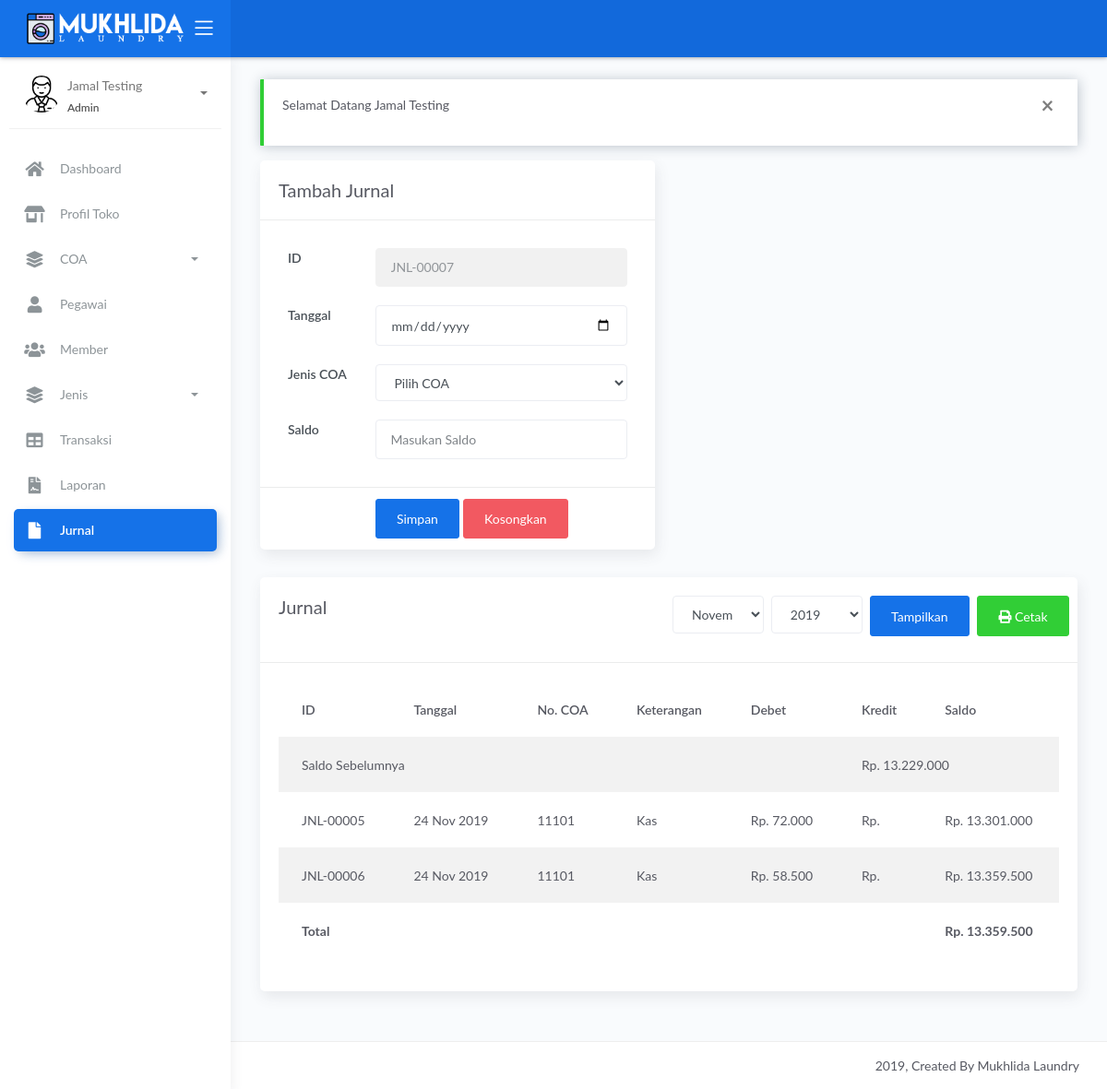
The page /operator/index.php?page=jurnal (signed in) on the database its author committed.
### tables this page shows
CREATE TABLE `jurnal` (
  `kode_jurnal` varchar(10) NOT NULL,
  `tanggal` date NOT NULL,
  `saldo_jurnal` float NOT NULL,
  `coa_id` int(11) NOT NULL
);

CREATE TABLE `coa` (
  `no_coa` int(11) NOT NULL,
  `nama_coa` varchar(50) NOT NULL,
  `gol` char(1) NOT NULL,
  `klasifikasi` int(1) NOT NULL,
  `saldo` int(10) NOT NULL
);

CREATE TABLE `info_toko` (
  `nama_toko` varchar(50) NOT NULL,
  `tentang` text NOT NULL,
  `alamat` varchar(255) NOT NULL,
  `email` varchar(50) NOT NULL,
  `telp` varchar(20) NOT NULL,
  `fax` varchar(20) NOT NULL,
  `rek` varchar(20) NOT NULL,
  `facebook` varchar(100) NOT NULL,
  `twitter` varchar(100) NOT NULL,
  `instagram` varchar(100) NOT NULL
);

### operator/sistem/content.php (called while the page is built, shortened)
<?php
include_once '../sistem/koneksi.php';
$get_page = $_GET['page'];
switch ($get_page) {
    case 'jurnal':
        $title = 'Jurnal';
        $j_active = 'active';
        break;
}
$info_toko = mysqli_fetch_assoc(mysqli_query($koneksi, "SELECT * FROM info_toko"));

### operator/views/jurnal.php (the view, shortened to what this page needs)
<?php
$b = @$_GET['bulan'] ? $_GET['bulan'] : date('m');
$t = @$_GET['tahun'] ? $_GET['tahun'] : date('Y');
$query = mysqli_query($koneksi, "SELECT * FROM jurnal JOIN coa ON jurnal.coa_id = coa.no_coa WHERE DATE_FORMAT(tanggal, '%Y-%m-%d') BETWEEN '$t-$b-01' AND '$t-$b-32'  ORDER BY tanggal ASC");
$bulan = ['Januari', 'Februari', 'Maret', 'April', 'Mei', 'Juni', 'Juli', 'Agustus', 'September', 'Oktober', 'November', 'Desember'];
$last_jurnal_kode = mysqli_fetch_assoc(mysqli_query($koneksi, "SELECT SUBSTR(kode_jurnal, 5, 5) AS id FROM jurnal ORDER BY kode_jurnal DESC"));
$prefix_code = 'JNL-';
$new_kode = sprintf('%05d', $last_jurnal_kode['id'] + 1);
$kode_jurnal = $prefix_code . $new_kode;
$saldo_debet = mysqli_fetch_assoc(mysqli_query($koneksi, "SELECT SUM(jurnal.saldo_jurnal) AS debet FROM jurnal JOIN coa ON jurnal.coa_id = coa.no_coa WHERE DATE_FORMAT(tanggal, '%Y-%m-%d') < '$t-$b-01' AND coa.gol = 'D'"));
$saldo_kredit = mysqli_fetch_assoc(mysqli_query($koneksi, "SELECT SUM(jurnal.saldo_jurnal) AS kredit FROM jurnal JOIN coa ON jurnal.coa_id = coa.no_coa WHERE DATE_FORMAT(tanggal, '%Y-%m-%d') < '$t-$b-01' AND coa.gol = 'C'"));
$saldo = $saldo_debet['debet'] - $saldo_kredit['kredit'];
?>
<div class="page-inner">
    <?php if (@$_SESSION['pesan']): ?>
        <div class="alert alert-<?= $_SESSION['pesan']['status'] == 'error' ? 'danger' : $_SESSION['pesan']['status'] ?> alert-dismisable fade show" role="alert">
            <button class="close" data-dismiss="alert" aria-label="Close">
                <span aria-hidden="true">&times;</span>
            </button>
            <p><?= $_SESSION['pesan']['msg'] ?></p>
        </div>
    <?php endif; ?>
    <div class="main-content">
        <div class="row">
            <div class="col-lg-6 col-md-12">
                <div class="card">
                    <form id="form-jurnal" action="sistem/add_jurnal.php" method="post">
                        <div class="card-header">
                            <h4 class="card-title">Tambah Jurnal</h4>
                        </div>
                        <div class="card-body">
                            <div class="form-row form-group">
                                <label for="kode_jurnal" class="col-3">ID</label>
                                <div class="col-9">
                                    <input type="text" name="kode_jurnal" value="<?= $kode_jurnal ?>" id="kode_jurnal" readonly class="form-control">
                                </div>
                            </div>
                            <div class="form-row form-group">
                                <label for="tanggal" class="col-3">Tanggal</label>
                                <div class="col-9">
                                    <input type="date" name="tanggal" id="tanggal" class="form-control" required>
                                </div>
                            </div>
                            <div class="form-row form-group">
                                <label for="coa" class="col-3">Jenis COA</label>
                                <div class="col-9">
                                    <select name="coa_id" id="select-coa" class="form-control">
                                        <option value="" disabled selected>Pilih COA</option>
                                    </select>
                                </div>
                            </div>
                            <div class="form-row form-group">
                                <label for="saldo" class="col-3">Saldo</label>
                                <div class="col-9">
                                    <input type="number" name="saldo" id="saldo" class="form-control" placeholder="Masukan Saldo">
                                </div>
                            </div>
                        </div>
                        <div class="card-footer border-top">
                            <div class="row">
                                <div class="col-3"></div>
                                <div class="col-9">
                                    <button type="submit" class="btn btn-primary">Simpan <i class=""></i></button>
                                    <button type="reset" class="btn btn-danger">Kosongkan <i class=""></i></button>
                                </div>
                            </div>
                        </div>
                    </form>
                </div>
            </div>
        </div>
        <div class="card">
            <div class="card-header border-bottom">
                <div class="row mb-2">
                    <div class="col-lg-6 col-md-12">
                        <h4 class="card-title"><?= $title ?></h2>
                    </div>
                    <div class="col-lg-6 col-md-12 text-right ml-auto">
                        <form action="index.php" method="get">
                            <div class="row">
                                <div class="col p-1">
                                    <select name="bulan" id="" class="form-control">
                                        <?php for ($i=1; $i <= 12; $i++): $sb = (strlen($i) < 2) ? '0'.$i : $i; ?>
                                            <option value="<?= $sb; ?>" <?= ($sb == $b) ? 'selected' : '' ?>><?= $bulan[$i-1] ?></option>
                                        <?php endfor; ?>
                                    </select>
                                </div>
                                <div class="col p-1">
                                    <select name="tahun" id="" class="form-control">
                                        <?php for ($st=date('Y'); $st > date(Y)-5; $st--): ?>
                                            <option value="<?= $st ?>" <?= ($st == $t) ? 'selected' : '' ?>><?= $st ?></option>
                                        <?php endfor; ?>
                                    </select>
                                </div>
                                <div class="col p-1">
                                    <button type="submit" class="btn btn-primary">Tampilkan</button>
                                </div>
                                <div class="col p-1">
                                    <a href="cetak_jurnal.php?&bulan=<?= $b ?>&tahun=<?= $t ?>" target="_blank" class="btn btn-success">
                                        <i class="fa fa-print"></i> Cetak
                                    </a>
                                </div>
                            </div>
                        </form>
                    </div>
                </div>
            </div>
            <div class="card-body">
                <div class="table-responsive">
                    <table class="table table-striped">
                        <thead>
                            <th>ID</th>
                            <th>Tanggal</th>
                            <th>No. COA</th>
                            <th>Keterangan</th>
                            <th>Debet</th>
                            <th>Kredit</th>
                            <th>Saldo</th>
                        </thead>
                        <tbody>
                            <tr>
                                <td colspan="5">Saldo Sebelumnya</td>
                                <td colspan="2">Rp. <?= number_format($saldo, 0, ',', '.') ?></td>
                            </tr>
                            <?php while($row = mysqli_fetch_assoc($query)): ?>
                                <tr>
                                    <td><?= $row['kode_jurnal'] ?></td>
                                    <td><?= date('d M Y', strtotime($row['tanggal'])) ?></td>
                                    <td><?= $row['no_coa'] ?></td>
                                    <td><?= $row['nama_coa'] ?></td>
                                    <td>Rp. <?= ($row['gol'] == 'D') ? number_format($row['saldo_jurnal'], 0, ',', '.') : '' ?></td>
                                    <td>Rp. <?= ($row['gol'] == 'K') ? number_format($row['saldo_jurnal'], 0, ',', '.') : '' ?></td>
                                    <td>Rp. <?php $saldo = ($row['gol'] == 'D') ? $saldo + $row['saldo_jurnal'] : $saldo - $row['saldo_jurnal']; echo number_format($saldo, 0, ',', '.') ?></td>
                                </tr>
                            <?php endwhile; ?>
                        </tbody>
                        <tfoot>
                            <th colspan="6">Total</th>
                            <th colspan="1">Rp. <?= number_format($saldo, 0, ',', '.') ?></th>
                        </tfoot>
                    </table>
                </div>
            </div>
        </div>
    </div>
</div>

### operator/index.php (shortened to what this page needs)
<?php include_once 'sistem/content.php'; ?>
<!DOCTYPE html>
<html lang="en">
<head>
	<link rel="stylesheet" href="../assets/css/bootstrap.min.css">
    <link rel="stylesheet" href="../assets/css/atlantis.min.css">
	<link rel="stylesheet" href="../assets/css/fonts.min.css">
	<link rel="stylesheet" href="../assets/js/plugin/select2/css/select2.min.css">
	<link rel="stylesheet" href="../assets/css/style.css">
</head>
<body>
	<div class="wrapper">
		<div class="main-header">
			<div class="logo-header" data-background-color="blue">
				<a href="index.php" class="logo text-white text-uppercase">
					<img src="../assets/img/mukhlida-laundry.png" alt="Logo Image" style="width: 90%">
				</a>
				<div class="nav-toggle">
					<button class="btn btn-toggle toggle-sidebar">
						<i class="icon-menu"></i>
					</button>
				</div>
			</div>
			<nav class="navbar navbar-header navbar-expand-lg" data-background-color="blue2">
			</nav>
		</div>
		<div class="sidebar sidebar-style-2">
			<div class="sidebar-wrapper scrollbar scrollbar-inner">
				<div class="sidebar-content">
					<div class="user">
						<div class="avatar-sm float-left mr-2">
							<img src="../assets/img/<?= $_SESSION['jenis_kelamin'] ?>.png" alt="<?= $_SESSION['jenis_kelamin'] ?>" class="avatar-img rounded-circle">
						</div>
						<div class="info">
							<a data-toggle="collapse" href="#collapseExample" aria-expanded="true">
								<span>
									<?= $_SESSION['nama'] ?>
									<span class="user-level"><?= $_SESSION['level'] ?></span>
									<span class="caret"></span>
								</span>
							</a>
						</div>
					</div>
					<ul class="nav nav-primary">
						<li class="nav-item <?= @$d_active ?>">
							<a href="index.php">
								<i class="fas fa-home"></i>
								<p>Dashboard</p>
							</a>
						</li>
                        <?php if ($_SESSION['level'] == 'Admin'): ?>
						<li class="nav-item <?= @$pt_active ?>">
							<a href="index.php?page=profil_toko">
								<i class="fas fa-store-alt"></i>
								<p>Profil Toko</p>
							</a>
                        </li>
						<?php if ($_SESSION['level'] == 'Admin'): ?>
						<li class="nav-item <?= @$klasifikasi_active . @$coa_active ?> submenu">
							<a data-toggle="collapse" href="#module-coa">
								<i class="fas fa-layer-group"></i>
								<p>COA</p>
								<span class="caret"></span>
							</a>
						</li>
						<?php endif; ?>
                        <li class="nav-item <?= @$p_active ?>">
							<a href="index.php?page=pegawai">
								<i class="fas fa-user"></i>
								<p>Pegawai</p>
							</a>
                        </li>
                        <?php endif; ?>
						<li class="nav-item <?= @$m_active ?>">
							<a href="index.php?page=member">
								<i class="fas fa-users"></i>
								<p>Member</p>
							</a>
						</li>
						<?php if ($_SESSION['level'] == 'Admin'): ?>
						<li class="nav-item <?= @$pk_active . @$pd_active ?> submenu">
							<a data-toggle="collapse" href="#produk">
								<i class="fas fa-layer-group"></i>
								<p>Jenis</p>
								<span class="caret"></span>
							</a>
						</li>
						<?php endif; ?>
						<li class="nav-item <?= @$ps_active ?>">
							<a href="index.php?page=pesanan">
								<i class="fas fa-table"></i>
								<p>Transaksi</p>
							</a>
						</li>
						<li class="nav-item <?= @$l_active ?>">
							<a href="index.php?page=laporan">
								<i class="fas fa-file-contract"></i>
								<p>Laporan</p>
							</a>
						</li>
						<li class="nav-item <?= @$j_active ?>">
							<a href="index.php?page=jurnal">
								<i class="fas fa-file"></i>
								<p>Jurnal</p>
							</a>
						</li>
					</ul>
				</div>
			</div>
		</div>
		<div class="main-panel">
			<div class="content">
				<?php include_once 'views/' . $page ?>
			</div>
			<footer class="footer">
				<div class="container-fluid">
					<div class="copyright ml-auto">
						2019, Created By <?= $info_toko['nama_toko'] ?>
					</div>
				</div>
			</footer>
		</div>
	</div>
</body>
</html>

### assets/css/style.css (style rules this page uses)
.logo-header .logo { min-width: 175px; }

### rows shown on the page
jurnal: kode_jurnal "JNL-00005", tanggal "24 Nov 2019", coa.no_coa "11101", coa.nama_coa "Kas", saldo_jurnal "72.000", saldo "13.301.000"
jurnal: kode_jurnal "JNL-00006", tanggal "24 Nov 2019", coa.no_coa "11101", coa.nama_coa "Kas", saldo_jurnal "58.500", saldo "13.359.500"
info_toko: nama_toko "Mukhlida Laundry"

### other values the page prints
$_SESSION['nama'] "Jamal Testing"
$_SESSION['level'] "Admin"
$_SESSION['pesan']['msg'] "Selamat Datang Jamal Testing"
$title "Jurnal"
$saldo "13.229.000"
$saldo "13.359.500"
form field bulan "November"
form field tahun "2019"
